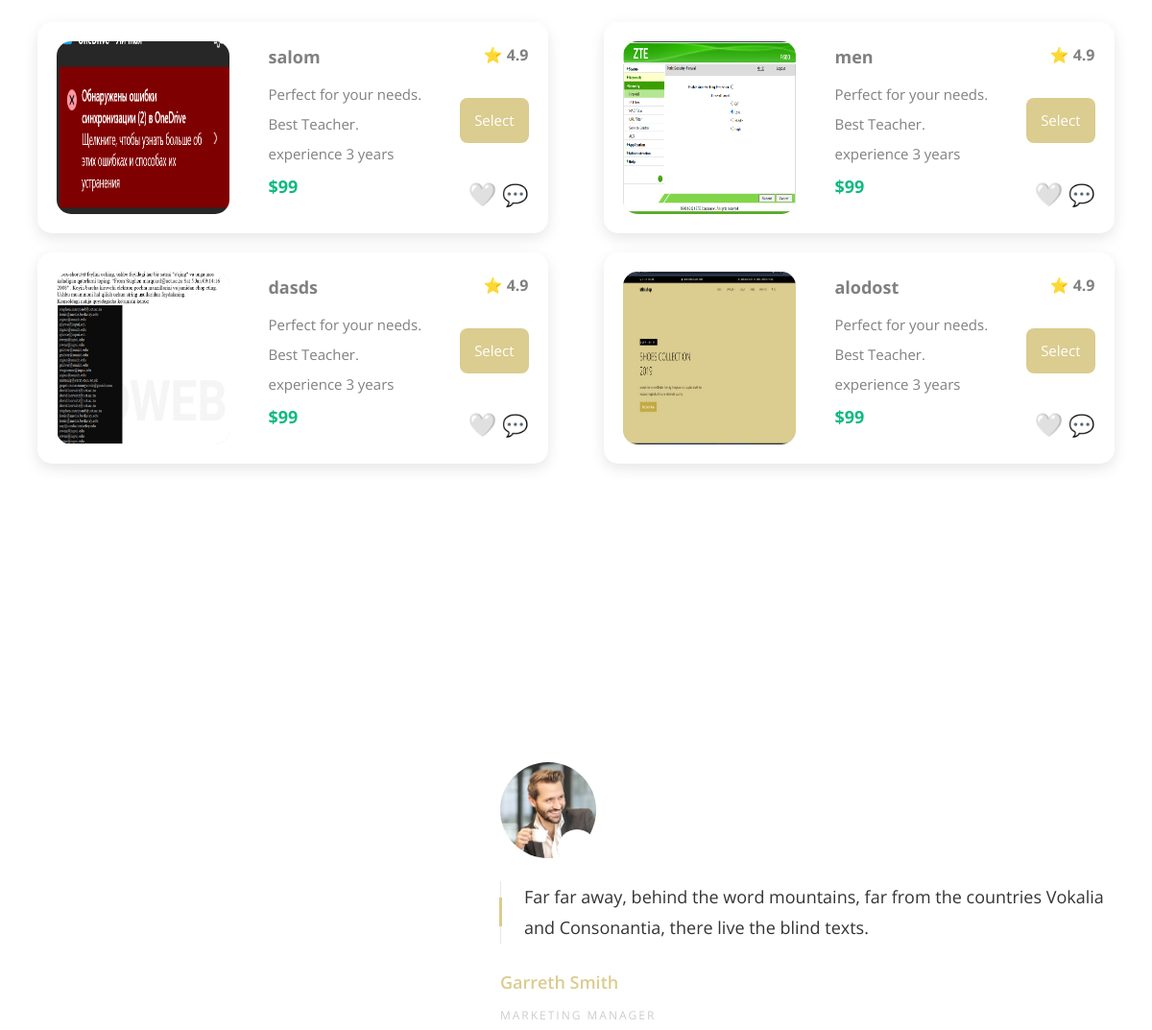
Before: / (middle part) with the older database file.
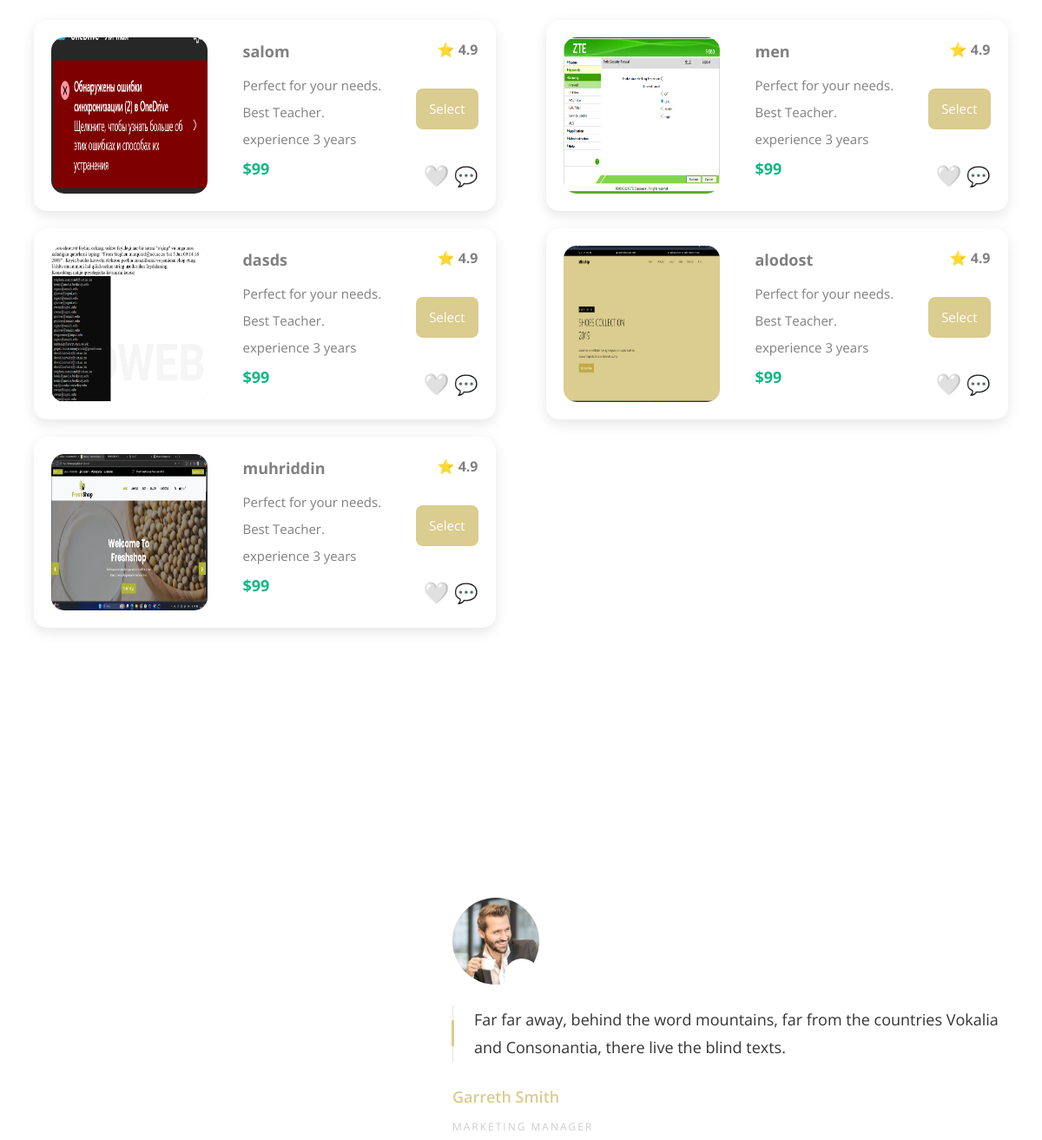
After: the same page with the newer database file.
### translator/models.py (models this page shows)
class Image(models.Model):
    title = models.CharField(max_length=50)
    image = models.ImageField(upload_to="images/")

### translator/views.py (the view)
# urls.py: path("",Index.as_view(),name="index")
class Index(ListView):
    model = Image
    context_object_name = "images"
    template_name = "translator/index.html"

### translator/templates/translator/index.html (shortened to what this page needs)
{% extends "base.html" %}
{% block main %}
    {% include 'translator/components/filter.html' %}
    {% include 'translator/components/cart.html' %}
{% endblock main %}

### templates/base.html (shortened to what this page needs)
{% load static %}
<!DOCTYPE html>
<html lang="en">
<head>
	{% include 'layout/style.html' %}
</head>
<body class="goto-here">
	{% block main %}
	{% endblock main %}
</body>
</html>

### templates/layout/style.html (shortened to what this page needs)
{% load static %}
    <link rel="stylesheet" href="{% static 'css/open-iconic-bootstrap.min.css' %}">
    <link rel="stylesheet" href="{% static 'css/animate.css' %}">
    <link rel="stylesheet" href="{% static 'css/owl.carousel.min.css' %}">
    <link rel="stylesheet" href="{% static 'css/owl.theme.default.min.css' %}">
    <link rel="stylesheet" href="{% static 'css/magnific-popup.css' %}">
    <link rel="stylesheet" href="{% static 'css/aos.css' %}">
    <link rel="stylesheet" href="{% static 'css/ionicons.min.css' %}">
    <link rel="stylesheet" href="{% static 'css/bootstrap-datepicker.css' %}">
    <link rel="stylesheet" href="{% static 'css/jquery.timepicker.css' %}">
    <link rel="stylesheet" href="{% static 'css/flaticon.css' %}">
    <link rel="stylesheet" href="{% static 'css/icomoon.css' %}">
    <link rel="stylesheet" href="{% static 'css/style.css' %}">

### translator/templates/translator/components/filter.html (shortened to what this page needs)
<section class="filter">
		<div class="card">
			{% for image in images %}
			<div class="card horizontal">
				<div class="card-left">
					<img class="image" src="{{image.image.url}}" alt="">
				</div>
				<div class="card-middle">
					<div class="top">
						<span class="name">{{image.title}}</span>
					</div>
					<div class="info">
						<p>Perfect for your needs.</p>
						<p>Best Teacher.</p>
						<p>experience 3 years</p>
						<span class="price">$99</span>
					</div>
				</div>
				<div class="card-right">
					<div class="rating">⭐ 4.9</div>
					<button class="select">Select</button>
					<div class="icons">
					  <span class="heart" onclick="toggleHeart(this)">🤍</span>
					  💬
					</div>
				  </div>
			</div>
			{% endfor %}
		</div>
	</section>

### translator/templates/translator/components/cart.html (shortened to what this page needs)
  <section class="ftco-section testimony-section">
          <div class="container">
              <div class="row">
                  <div class="col-lg-5">
                      <div class="services-flow">
                      </div>
                  </div>
                  <div class="col-lg-7">
                      <div class="carousel-testimony owl-carousel">
                          <div class="item">
                              <div class="testimony-wrap">
                                  <div class="user-img mb-4" style="background-image: url(images/person_1.jpg)">
                                      <span class="quote d-flex align-items-center justify-content-center">
                                          <i class="icon-quote-left"></i>
                                      </span>
                                  </div>
                                  <div class="text">
                                      <p class="mb-4 pl-4 line">Far far away, behind the word mountains, far from the
                                          countries Vokalia and Consonantia, there live the blind texts.</p>
                                      <p class="name">Garreth Smith</p>
                                      <span class="position">Marketing Manager</span>
                                  </div>
                              </div>
                          </div>
                      </div>
                  </div>
              </div>
          </div>
      </section>

### templates/layout/script.html (shortened to what this page needs)
{% load static %}

### translator/static/css/icomoon.css (style rules this page uses)
[class^="icon-"], [class*=" icon-"] { font-family: 'icomoon' !important; speak: none; font-style: normal; font-weight: normal; font-variant: normal; text-transform: none; line-height: 1; -webkit-font-smoothing: antialiased; -moz-osx-font-smoothing: grayscale; }
.icon-quote-left:before { content: "\f10d"; }

Changed rows visible on the page:
added Image: image (picture), title "muhriddin"
